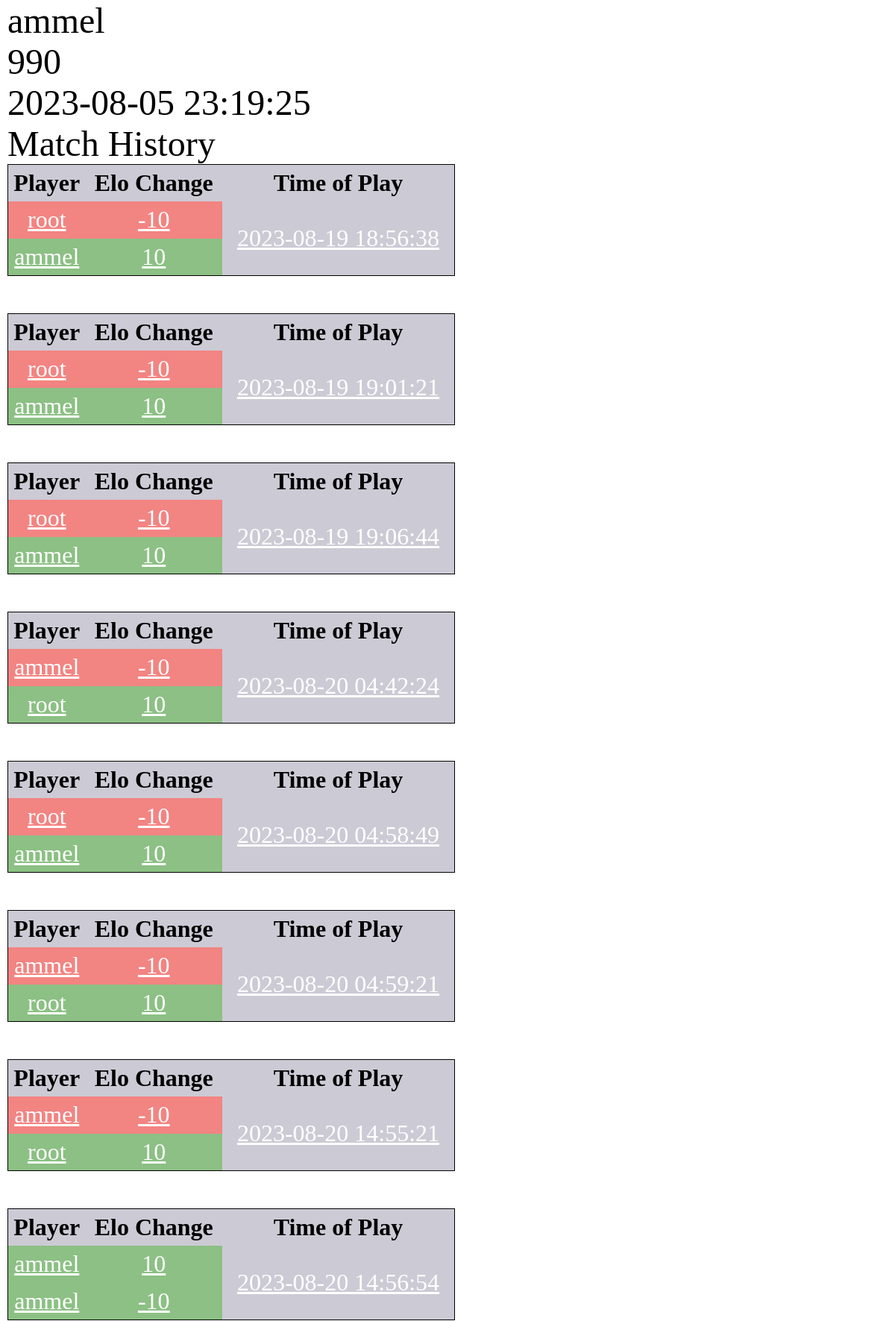
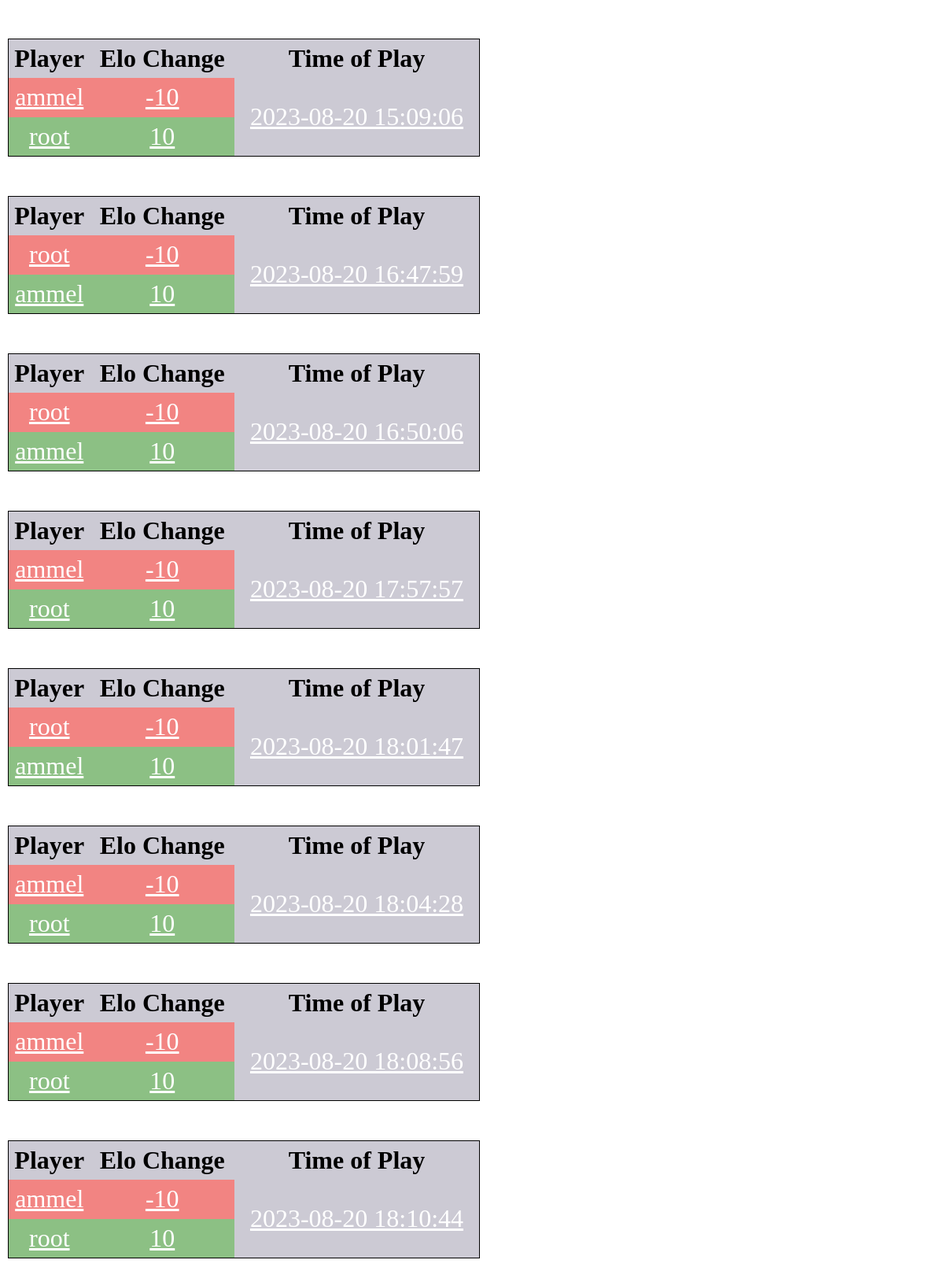
Screenshot of /profile.php?id=3 (upper part) with the database file from the repository (2 pictures, top to bottom).
### tables this page shows
CREATE TABLE `users` (
  `id` int NOT NULL AUTO_INCREMENT,
  `username` varchar(20) DEFAULT NULL,
  `email` varchar(256) DEFAULT NULL,
  `pwd` varchar(256) DEFAULT NULL,
  `elo` int DEFAULT '1000',
  `creation-time` datetime DEFAULT CURRENT_TIMESTAMP,
  `is-admin` tinyint(1) DEFAULT '0',
  PRIMARY KEY (`id`)
);

CREATE TABLE `matches` (
  `matchID` int NOT NULL AUTO_INCREMENT,
  `player_one_id` int DEFAULT NULL,
  `player_two_id` int DEFAULT NULL,
  `player_one_elo_change` int DEFAULT NULL,
  `player_two_elo_change` int DEFAULT NULL,
  `winnerID` int DEFAULT NULL,
  `time-of-play` datetime DEFAULT CURRENT_TIMESTAMP,
  PRIMARY KEY (`matchID`)
);

### includes/functions.inc.php (called while the page is built, shortened)
<?php
function getUserByID($id){
    include 'dbh.inc.php';
    $stmt = $pdo->prepare("SELECT username FROM users WHERE users.id = :id");
    $stmt->bindValue(":id",$id);
    $stmt->execute();
    return $stmt->fetch()['username'];
}

### profile.php (the view, shortened to what this page needs)
<!DOCTYPE html>
<html lang="en">
<head>
    <link rel="stylesheet" media="screen" href="https://fontlibrary.org//face/minecraftia" type="text/css" />
    <link rel="stylesheet" href="profile.css" />
</head>
<body>
<?php
require_once 'includes/dbh.inc.php';
	$id = $_GET['id'];
            $stmt = $pdo->prepare("SELECT username,id, `creation-time`,elo FROM users WHERE users.id = :id");
            $stmt->bindValue(":id", ((int) $id));
            $stmt->execute();
            $user_info = $stmt->fetch();
            echo "<h1>" . htmlspecialchars($user_info['username']) . "</h1>";
	echo "<h1>" . htmlspecialchars($user_info['elo']) . "</h1>";
	echo "<h1>" . htmlspecialchars($user_info['creation-time']) . "</h1>";
        include 'includes/functions.inc.php';
        echo "<h1>Match History</h1>";
        $stmt = $pdo->prepare("SELECT `time-of-play`,username,id,matchID,player_one_id,player_two_id,player_one_elo_change,player_two_elo_change,winnerID FROM users JOIN matches ON player_one_id = :id OR player_two_id = :id WHERE users.id = :id");
            $stmt->bindValue(":id", ((int) $id));
            $stmt->execute();
            $match_info = $stmt->fetchAll();
        foreach ($match_info as $info) {
            if (!isset($info['player_one_elo_change'])) {
                continue;
            }
            $matchID = $info['matchID'];
            $winnerID = $info['winnerID'];
            echo "<table>";
            echo "<tr>";
            echo "<th>Player</th>";
            echo "<th>Elo Change</th>";
            echo "<th>Time of Play</th>";
            echo "</tr>";
            $player_one_id = $info['player_one_id'];
            if ($player_one_id == $winnerID) {
                echo "<tr class='winner'>";
            } else {
                echo "<tr class='loser'>";
            }
            echo "<td>" . "<a href='profile.php?id=$player_one_id'>" . getUserByID($player_one_id) . "</a>" . "</td>";
            echo "<td>" . "<a href='replay.php?id=$matchID'>" . $info['player_one_elo_change'] . "</a>" . "</td>";
            echo "<td rowspan='2' class='date'>" . "<a href='replay.php?id=$matchID'>" . $info['time-of-play'] . "</a>" . "</td>";
            echo "</tr>";
            $player_two_id = $info['player_two_id'];
            if ($player_two_id == $winnerID) {
                echo "<tr class='winner'>";
            } else {
                echo "<tr class='loser'>";
            }
            echo "<td>" . "<a href='profile.php?id=$player_two_id'>" . getUserByID($player_two_id) . "</a>" . "</td>";
            echo "<td>" . "<a href='replay.php?id=$matchID'>" . $info['player_two_elo_change'] . "</a>" . "</td>";
            echo "</tr>";
            echo "</table>";
	}
?>
</body>
</html>

### profile.css (style rules this page uses)
body { margin: 0 0 0 0; background-image: url("game.png"); background-size: cover; }
h1 { font-family: 'MinecraftiaRegular'; font-weight: normal; font-style: normal; font-size: 48px; margin-top: 0px; margin-bottom: 0px; margin-left: 10px; }
a { color: white; }
table { font-size: 32px; width: 50%; height: 150px; border: 1px solid; border-collapse: collapse; margin-bottom: 50px; margin-left: 10px; }
td { text-align: center; vertical-align: middle; margin-left: 50px; }
.date { background-color: rgb(204, 202, 212); }
tr { background-color: rgb(204, 202, 212); }
tr.winner { background-color: #8CC084; }
tr.loser { background-color: #F28482; }

### rows the page displays
users: username "ammel", elo "990", value "2023-08-05 23:19:25", matches.player_one_id "root", matches.player_one_elo_change "-10", matches.time-of-play "2023-08-19 18:56:38", username.player_two_id "ammel", matches.player_two_elo_change "10", matches.time-of-play "2023-08-19 19:01:21", matches.time-of-play "2023-08-19 19:06:44", username.player_one_id "ammel", matches.time-of-play "2023-08-20 04:42:24", matches.player_two_id "root", matches.time-of-play "2023-08-20 04:58:49", matches.time-of-play "2023-08-20 04:59:21", matches.time-of-play "2023-08-20 14:55:21", matches.player_one_elo_change "10", matches.time-of-play "2023-08-20 14:56:54", matches.player_two_elo_change "-10", matches.time-of-play "2023-08-20 15:09:06", matches.time-of-play "2023-08-20 16:47:59", matches.time-of-play "2023-08-20 16:50:06", matches.time-of-play "2023-08-20 17:57:57", matches.time-of-play "2023-08-20 18:01:47", matches.time-of-play "2023-08-20 18:04:28", matches.time-of-play "2023-08-20 18:08:56", matches.time-of-play "2023-08-20 18:10:44"
